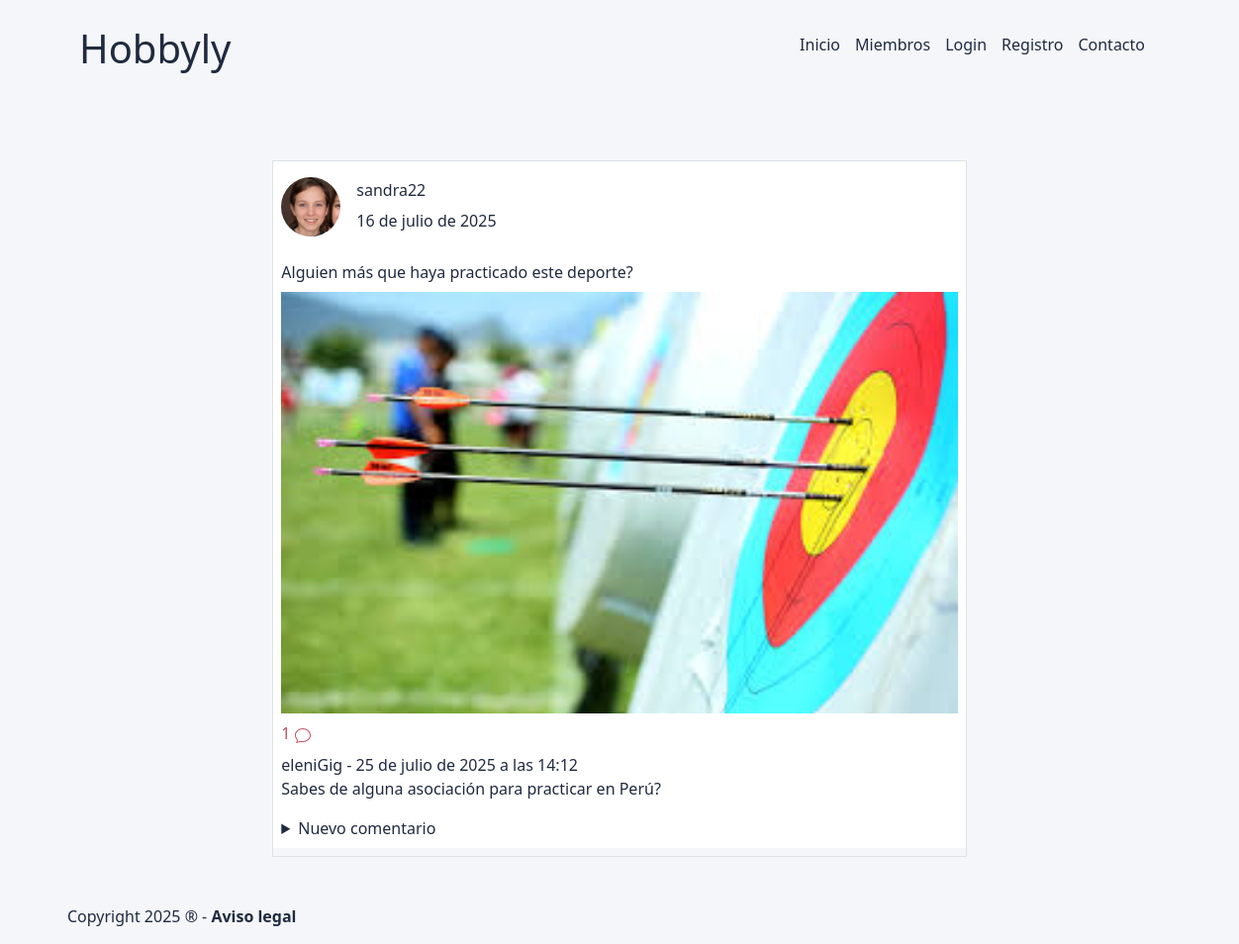
The app's page /posts/11/ with its own data.
### posts/models.py (models this page shows, shortened)
class Post(models.Model):
    user = models.ForeignKey(User, on_delete=models.CASCADE, related_name='posts', verbose_name='Usuario')
    image = models.ImageField(upload_to='posts_images/', verbose_name='Imagen')
    caption = models.TextField(max_length=500, blank=True, verbose_name='Descripción')
    created_at = models.DateField(auto_now_add=True, verbose_name='Fecha de publicación')
    likes = models.ManyToManyField(User, related_name='liked_posts',blank=True, verbose_name='Núm. de likes')
    class Meta:
            verbose_name = 'Post'
            verbose_name_plural = 'Posts'

class Comment(models.Model):
    post = models.ForeignKey(Post, on_delete=models.CASCADE, related_name='comments', verbose_name='Post al que pertenece el comentario')
    user = models.ForeignKey(User, on_delete=models.CASCADE, related_name='comments', verbose_name='Autor')
    text = models.TextField(max_length=300, verbose_name='Qué tienes en mente?')
    created_at = models.DateTimeField(auto_now_add=True, verbose_name='Fecha del comentario')
    class Meta:
            verbose_name = 'Comentario'
            verbose_name_plural = 'Comentarios'
            ordering = ['-created_at']

### profiles/models.py (models this page shows, shortened)
class UserProfile(models.Model):
    user = models.OneToOneField(User, on_delete=models.CASCADE, related_name='profile')
    profile_picture = models.ImageField(upload_to='profile_pictures/', blank=True, null=True, verbose_name='Imagen de perfil')
    bio = models.TextField(max_length=500, blank=True, verbose_name='Biografía')
    birth_date = models.DateField(null=True, blank=True, verbose_name='Fecha de nacimiento')
    followers = models.ManyToManyField('self',symmetrical=False, related_name='following', through='Follow')
    class Meta:
        verbose_name = 'Perfil'
        verbose_name_plural = 'Perfiles'

### posts/views.py (the view, shortened to what this page needs)
# urls.py: path('posts/<pk>/', PostDetailView.as_view(), name='post_detail'),
class PostDetailView(DetailView, CreateView):
    template_name = 'posts/post_detail.html'
    model = Post
    context_object_name = 'post'
    form_class = CommentCreateForm

### hobbyly/templates/posts/post_detail.html (shortened to what this page needs)
{% extends 'core/layout.html' %}
{% load crispy_forms_tags %}
{% block page_content %}
<div class="container mt-5 mb-5" style="max-width: 65%;">
    <div class="d-flex justify-content-center row ">
            <div class="feed col-12">
                <div class="feed-post mt-2 border h-100">
                    <div class="p-2 bg-white">
                        <div class="d-flex flex-row justify-content-between align-items-start profile">
                            <div class="d-flex align-items-center gap-3 mb-4 mt-2">
                                <img class="rounded-circle img-responsive" src="{{post.user.profile.profile_picture.url}}" width="60" height="60">
                                <div class="d-flex flex-column ml-2">
                                    <h6>{{post.user.username}}</h6><span class="time">{{post.created_at}}</span></div>
                            </div></div>
                        <div class="profile-content"><span class="d-flex mb-2"> {{post.caption }}</span>
                            <div class="content-image" >
                                <img width="100%"  src="{{post.image.url}}" style="object-fit:cover;">
                            </div>
                        </div>
                        <div class="profile-engagements mt-2 d-flex gap-3">
                            <span class="comentarios">
                                {{post.comments.all.count}}
                            </span>
                        </div>
                        <section class="comments pt-2">
                            {% if post.comments.all.count %}
                                {% for comment in post.comments.all %}
                                    <article>
                                        <header>
                                            {{comment.user }} - {{comment.created_at}}
                                        </header>
                                        <div>
                                            <p>{{comment.text}} </p>
                                        </div>
                                    </article>
                                {% endfor %}
                            {% else %}
                                <p>Sin comentarios</p>
                            {% endif %}
                            <div>
                                <details>
                                    <summary>Nuevo comentario</summary>
                                </details>
                            </div>
                        </section>
                    </div>
                </div>
            </div>
    </div>
</div>
{% endblock %}

### static/css/main.css (style rules this page uses)
body { position: relative; padding-bottom: 3em; min-height: 100vh; background-color: #F4F6F9; color: #202a3f; max-width: 100%; }
.comentarios { color: #c45061; }
.profile { display: grid; grid-template-columns: 30% 1fr; gap: 20px; }

### records on screen
Post: user.profile.profile_picture (picture), user.username "sandra22", created_at "16 de julio de 2025", caption "Alguien más que haya practicado este deporte?", image (picture), comments.all.count "1"
Comment: user "eleniGig", created_at "25 de julio de 2025 a las 14:12", text "Sabes de alguna asociación para practicar en Perú?"
